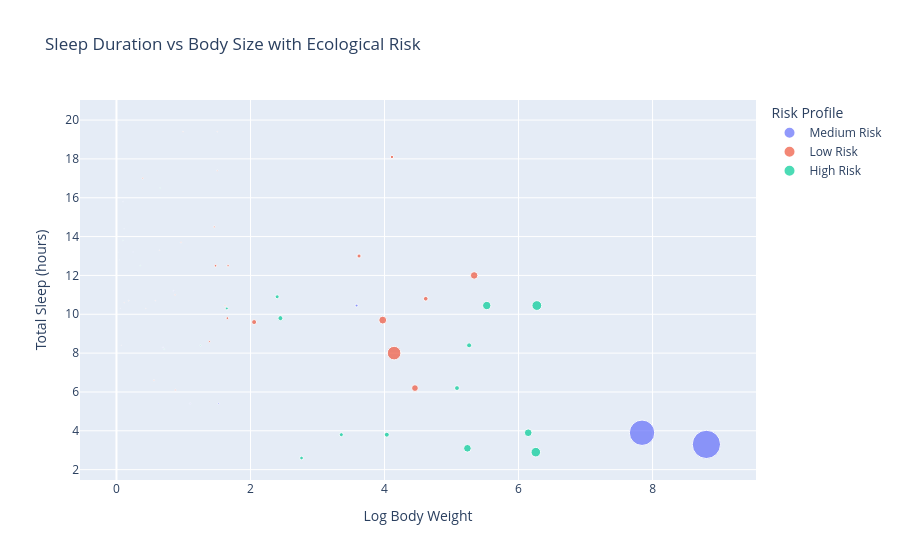

Here is the notebook cell this chart was saved with:
### Markdown cell above
log_body_weight:وزن بدن در طبیعت توزیع بسیار گستردهای دارد. بدون لگاریتم، فیلها در انتهای نمودار و بقیه حیوانات در یک فضای بسیار کوچک در ابتدا جمع میشدند. لگاریتم این فاصله را به شکلی تغییر میدهد که الگوها قابل دیدن باشند.

تحلیل اندازه نقاط (size): در اینجا اندازه حبابها بر اساس وزن مطلق مغز است. این به ما کمک میکند ببیند آیا حیواناتی با مغز سنگینتر، لزوماً خواب بیشتر یا کمتری دارند.

تحلیل اندازه نقاط (size): در اینجا اندازه حبابها بر اساس وزن مطلق مغز است. این به دانشجو کمک میکند ببیند آیا حیواناتی با مغز سنگینتر، لزوماً خواب بیشتر یا کمتری دارند.

### Code cell
# --- بصریسازی رابطه وزن (لگاریتمی) و میزان خواب (Log-Scale Analysis) ---
# در این تحلیل، هدف بررسی این فرضیه است که آیا حیوانات بزرگتر کمتر میخوابند؟

fig = px.scatter(
    df,
    x="log_body_weight",    # استفاده از لگاریتم وزن برای نرمالسازی توزیع دادهها
    y="total_sleep",        # میزان خواب روزانه به ساعت
    color="risk_profile",   # دستهبندی رنگی بر اساس سطح ریسک اکولوژیک
    size="brain_weight",    # اندازه هر نقطه نشاندهنده وزن فیزیکی مغز است
    
    # دادههای تکمیلی هنگام نگه داشتن موس روی نقاط
    hover_data=[
        "body_weight", "brain_weight", "brain_to_body_ratio", 
        "threat_index", "environment_risk_score", "sleep_profile"
    ],
    
    # تنظیم برچسبهای انگلیسی برای جلوگیری از بههمریختگی فونت
    labels={
        "log_body_weight": "Log Body Weight",
        "total_sleep": "Total Sleep (hours)",
        "risk_profile": "Risk Profile"
    },
    
    # عنوانی که هدف تحلیل را مشخص میکند
    title="Sleep Duration vs Body Size with Ecological Risk"
)

# نمایش نمودار تعاملی
fig.show()

### Figure 1 — Plotly figure (JSON) as saved in the notebook; plotly's stock layout.template omitted (floating-point values rounded to 4 significant figures; data arrays with more than 128 entries replaced by an {"elided": "..."} marker saying what was removed)
{"data": [{"customdata": [[6654, 5712, 0.8584, 3, 3.6, "Short Sleeper"], [1, 6.6, 6.6, 3, 2.4, "Moderate Sleeper"], [2547, 4603, 1.807, 3.5, 3.8, "Short Sleeper"], [0.12, 1, 8.333, 2.5, 2.2, "Extreme Sleeper"], [35, 56, 1.6, 3.5, 3.8, "Long Sleeper"], [1.35, 8.1, 6.0, 3, 2.4, "Long Sleeper"], [0.023, 0.4, 17.39, 3.5, 2.9, "Long Sleeper"], [0.048, 0.33, 6.875, 3.5, 2.9, "Long Sleeper"], [0.28, 1.9, 6.786, 3, 2.4, "Long Sleeper"], [3.6, 21, 5.833, 3, 2.7, "Short Sleeper"], [0.06, 1, 16.67, 2.5, 2.2, "Long Sleeper"], [2, 12.3, 6.15, 3, 2.4, "Short Sleeper"], [0.104, 2.5, 24.04, 2.5, 2.5, "Extreme Sleeper"]], "hovertemplate": "Risk Profile=Medium Risk<br>Log Body Weight=%{x}<br>Total Sleep (hours)=%{y}<br>brain_weight=%{customdata[1]}<br>body_weight=%{customdata[0]}<br>brain_to_body_ratio=%{customdata[2]}<br>threat_index=%{customdata[3]}<br>environment_risk_score=%{customdata[4]}<br>sleep_profile=%{customdata[5]}<extra></extra>", "legendgroup": "Medium Risk", "marker": {"color": "#636efa", "size": [5712.0, 6.6, 4603.0, 1.0, 56.0, 8.1, 0.4, 0.33, 1.9, 21.0, 1.0, 12.3, 2.5], "sizemode": "area", "sizeref": 14.28, "symbol": "circle"}, "mode": "markers", "name": "Medium Risk", "orientation": "v", "showlegend": true, "type": "scatter", "x": [8.803, 0.6931, 7.843, 0.1133, 3.584, 0.8544, 0.02274, 0.04688, 0.2469, 1.526, 0.05827, 1.099, 0.09894], "xaxis": "x", "y": [3.3, 8.3, 3.9, 14.4, 10.45, 11.2, 13.2, 12.8, 13.2, 5.4, 10.3, 5.4, 15.8], "yaxis": "y"}, {"customdata": {"elided": "30x6 mixed values"}, "hovertemplate": "Risk Profile=Low Risk<br>Log Body Weight=%{x}<br>Total Sleep (hours)=%{y}<br>brain_weight=%{customdata[1]}<br>body_weight=%{customdata[0]}<br>brain_to_body_ratio=%{customdata[2]}<br>threat_index=%{customdata[3]}<br>environment_risk_score=%{customdata[4]}<br>sleep_profile=%{customdata[5]}<extra></extra>", "legendgroup": "Low Risk", "marker": {"color": "#EF553B", "size": [44.5, 0.3, 25.6, 440.0, 2.4, 1.2, 25.0, 3.5, 5.0, 17.5, 81.0, 406.0, 325.0, 119.5, 157.0, 0.25, 1320.0, 3.0, 6.3, 10.8, 15.5, 11.4, 39.2, 50.4, 179.0, 12.3, 12.5, 2.6, 3.9, 17.0], "sizemode": "area", "sizeref": 14.28, "symbol": "circle"}, "mode": "markers", "name": "Low Risk", "orientation": "v", "showlegend": true, "type": "scatter", "x": [1.478, 0.02274, 1.459, 3.973, 0.4383, 0.07232, 1.386, 0.5794, 0.1823, 0.8796, 4.111, 5.338, 4.454, 3.62, 4.615, 0.00995, 4.143, 0.1151, 0.9933, 1.504, 0.392, 0.9632, 1.665, 1.655, 2.054, 0.5596, 0.8755, 0.6419, 1.504, 1.619], "xaxis": "x", "y": [12.5, 19.7, 14.5, 9.7, 10.3, 8.4, 8.6, 10.7, 10.7, 6.1, 18.1, 12.0, 6.2, 13.0, 10.8, 19.9, 8.0, 10.6, 19.4, 17.4, 17.0, 13.7, 12.5, 9.8, 9.6, 6.6, 11.0, 13.3, 19.4, 10.45], "yaxis": "y"}, {"customdata": [[0.92, 5.7, 6.196, 4, 3.7, "Extreme Sleeper"], [10.55, 179.5, 17.01, 4, 4, "Moderate Sleeper"], [160, 169, 1.056, 4, 4.3, "Moderate Sleeper"], [0.425, 6.4, 15.06, 4.5, 4.5, "Long Sleeper"], [465, 423, 0.9097, 5, 5, "Short Sleeper"], [187.1, 419, 2.239, 5, 5, "Short Sleeper"], [529, 680, 1.285, 5, 5, "Long Sleeper"], [27.66, 115, 4.158, 5, 5, "Short Sleeper"], [0.101, 4, 39.6, 4, 3.4, "Long Sleeper"], [1.04, 5.5, 5.288, 4.5, 4.2, "Moderate Sleeper"], [521, 655, 1.257, 5, 5, "Short Sleeper"], [0.005, 0.14, 27.99, 4.5, 3.9, "Moderate Sleeper"], [250, 490, 1.96, 5, 5, "Long Sleeper"], [10, 115, 11.5, 4, 4, "Long Sleeper"], [192, 180, 0.9375, 4, 4, "Moderate Sleeper"], [2.5, 12.1, 4.84, 5, 5, "Moderate Sleeper"], [14.83, 98.2, 6.622, 5, 5, "Short Sleeper"], [55.5, 175, 3.153, 5, 5, "Short Sleeper"], [4.19, 58, 13.84, 4, 3.7, "Long Sleeper"]], "hovertemplate": "Risk Profile=High Risk<br>Log Body Weight=%{x}<br>Total Sleep (hours)=%{y}<br>brain_weight=%{customdata[1]}<br>body_weight=%{customdata[0]}<br>brain_to_body_ratio=%{customdata[2]}<br>threat_index=%{customdata[3]}<br>environment_risk_score=%{customdata[4]}<br>sleep_profile=%{customdata[5]}<extra></extra>", "legendgroup": "High Risk", "marker": {"color": "#00cc96", "size": [5.7, 179.5, 169.0, 6.4, 423.0, 419.0, 680.0, 115.0, 4.0, 5.5, 655.0, 0.14, 490.0, 115.0, 180.0, 12.1, 98.2, 175.0, 58.0], "sizemode": "area", "sizeref": 14.28, "symbol": "circle"}, "mode": "markers", "name": "High Risk", "orientation": "v", "showlegend": true, "type": "scatter", "x": [0.6523, 2.447, 5.081, 0.3542, 6.144, 5.237, 6.273, 3.356, 0.09622, 0.7129, 6.258, 0.004988, 5.525, 2.398, 5.263, 1.253, 2.762, 4.034, 1.647], "xaxis": "x", "y": [16.5, 9.8, 6.2, 12.5, 3.9, 3.1, 10.45, 3.8, 13.8, 8.2, 2.9, 9.1, 10.45, 10.9, 8.4, 8.4, 2.6, 3.8, 10.3], "yaxis": "y"}], "layout": {"legend": {"itemsizing": "constant", "title": {"text": "Risk Profile"}, "tracegroupgap": 0}, "title": {"text": "Sleep Duration vs Body Size with Ecological Risk"}, "xaxis": {"anchor": "y", "domain": [0, 1], "title": {"text": "Log Body Weight"}}, "yaxis": {"anchor": "x", "domain": [0, 1], "title": {"text": "Total Sleep (hours)"}}}}
